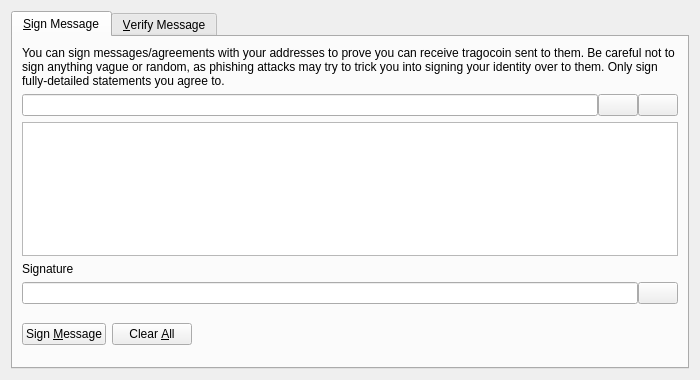
<?xml version="1.0" encoding="UTF-8"?>
<ui version="4.0">
 <class>SignVerifyMessageDialog</class>
 <widget class="QDialog" name="SignVerifyMessageDialog">
  <property name="geometry">
   <rect>
    <x>0</x>
    <y>0</y>
    <width>700</width>
    <height>380</height>
   </rect>
  </property>
  <property name="windowTitle">
   <string>Signatures - Sign / Verify a Message</string>
  </property>
  <property name="modal">
   <bool>true</bool>
  </property>
  <layout class="QVBoxLayout" name="verticalLayout">
   <item>
    <widget class="QTabWidget" name="tabWidget">
     <property name="currentIndex">
      <number>0</number>
     </property>
     <widget class="QWidget" name="tabSignMessage">
      <attribute name="title">
       <string>&amp;Sign Message</string>
      </attribute>
      <layout class="QVBoxLayout" name="verticalLayout_SM">
       <item>
        <widget class="QLabel" name="infoLabel_SM">
         <property name="text">
          <string>You can sign messages/agreements with your addresses to prove you can receive tragocoin sent to them. Be careful not to sign anything vague or random, as phishing attacks may try to trick you into signing your identity over to them. Only sign fully-detailed statements you agree to.</string>
         </property>
         <property name="textFormat">
          <enum>Qt::PlainText</enum>
         </property>
         <property name="wordWrap">
          <bool>true</bool>
         </property>
        </widget>
       </item>
       <item>
        <layout class="QHBoxLayout" name="horizontalLayout_1_SM">
         <property name="spacing">
          <number>0</number>
         </property>
         <item>
          <widget class="QValidatedLineEdit" name="addressIn_SM">
           <property name="toolTip">
            <string>The tragocoin address to sign the message with</string>
           </property>
          </widget>
         </item>
         <item>
          <widget class="QPushButton" name="addressBookButton_SM">
           <property name="toolTip">
            <string>Choose previously used address</string>
           </property>
           <property name="text">
            <string/>
           </property>
           <property name="shortcut">
            <string>Alt+A</string>
           </property>
           <property name="autoDefault">
            <bool>false</bool>
           </property>
          </widget>
         </item>
         <item>
          <widget class="QPushButton" name="pasteButton_SM">
           <property name="toolTip">
            <string>Paste address from clipboard</string>
           </property>
           <property name="text">
            <string/>
           </property>
           <property name="shortcut">
            <string>Alt+P</string>
           </property>
           <property name="autoDefault">
            <bool>false</bool>
           </property>
          </widget>
         </item>
        </layout>
       </item>
       <item>
        <widget class="QPlainTextEdit" name="messageIn_SM">
         <property name="toolTip">
          <string>Enter the message you want to sign here</string>
         </property>
        </widget>
       </item>
       <item>
        <widget class="QLabel" name="signatureLabel_SM">
         <property name="text">
          <string>Signature</string>
         </property>
         <property name="textFormat">
          <enum>Qt::PlainText</enum>
         </property>
        </widget>
       </item>
       <item>
        <layout class="QHBoxLayout" name="horizontalLayout_2_SM">
         <property name="spacing">
          <number>0</number>
         </property>
         <item>
          <widget class="QLineEdit" name="signatureOut_SM">
           <property name="font">
            <font>
             <italic>true</italic>
            </font>
           </property>
           <property name="readOnly">
            <bool>true</bool>
           </property>
          </widget>
         </item>
         <item>
          <widget class="QPushButton" name="copySignatureButton_SM">
           <property name="toolTip">
            <string>Copy the current signature to the system clipboard</string>
           </property>
           <property name="text">
            <string/>
           </property>
           <property name="autoDefault">
            <bool>false</bool>
           </property>
          </widget>
         </item>
        </layout>
       </item>
       <item>
        <layout class="QHBoxLayout" name="horizontalLayout_3_SM">
         <item>
          <widget class="QPushButton" name="signMessageButton_SM">
           <property name="toolTip">
            <string>Sign the message to prove you own this tragocoin address</string>
           </property>
           <property name="text">
            <string>Sign &amp;Message</string>
           </property>
           <property name="autoDefault">
            <bool>false</bool>
           </property>
          </widget>
         </item>
         <item>
          <widget class="QPushButton" name="clearButton_SM">
           <property name="toolTip">
            <string>Reset all sign message fields</string>
           </property>
           <property name="text">
            <string>Clear &amp;All</string>
           </property>
           <property name="autoDefault">
            <bool>false</bool>
           </property>
          </widget>
         </item>
         <item>
          <spacer name="horizontalSpacer_1_SM">
           <property name="orientation">
            <enum>Qt::Horizontal</enum>
           </property>
           <property name="sizeHint" stdset="0">
            <size>
             <width>40</width>
             <height>48</height>
            </size>
           </property>
          </spacer>
         </item>
         <item>
          <widget class="QLabel" name="statusLabel_SM">
           <property name="font">
            <font>
             <weight>75</weight>
             <bold>true</bold>
            </font>
           </property>
           <property name="text">
            <string/>
           </property>
           <property name="wordWrap">
            <bool>true</bool>
           </property>
          </widget>
         </item>
         <item>
          <spacer name="horizontalSpacer_2_SM">
           <property name="orientation">
            <enum>Qt::Horizontal</enum>
           </property>
           <property name="sizeHint" stdset="0">
            <size>
             <width>40</width>
             <height>48</height>
            </size>
           </property>
          </spacer>
         </item>
        </layout>
       </item>
      </layout>
     </widget>
     <widget class="QWidget" name="tabVerifyMessage">
      <attribute name="title">
       <string>&amp;Verify Message</string>
      </attribute>
      <layout class="QVBoxLayout" name="verticalLayout_VM">
       <item>
        <widget class="QLabel" name="infoLabel_VM">
         <property name="text">
          <string>Enter the receiver's address, message (ensure you copy line breaks, spaces, tabs, etc. exactly) and signature below to verify the message. Be careful not to read more into the signature than what is in the signed message itself, to avoid being tricked by a man-in-the-middle attack. Note that this only proves the signing party receives with the address, it cannot prove sendership of any transaction!</string>
         </property>
         <property name="textFormat">
          <enum>Qt::PlainText</enum>
         </property>
         <property name="alignment">
          <set>Qt::AlignLeading|Qt::AlignLeft|Qt::AlignTop</set>
         </property>
         <property name="wordWrap">
          <bool>true</bool>
         </property>
        </widget>
       </item>
       <item>
        <layout class="QHBoxLayout" name="horizontalLayout_1_VM">
         <property name="spacing">
          <number>0</number>
         </property>
         <item>
          <widget class="QValidatedLineEdit" name="addressIn_VM">
           <property name="toolTip">
            <string>The tragocoin address the message was signed with</string>
           </property>
          </widget>
         </item>
         <item>
          <widget class="QPushButton" name="addressBookButton_VM">
           <property name="toolTip">
            <string>Choose previously used address</string>
           </property>
           <property name="text">
            <string/>
           </property>
           <property name="shortcut">
            <string>Alt+A</string>
           </property>
           <property name="autoDefault">
            <bool>false</bool>
           </property>
          </widget>
         </item>
        </layout>
       </item>
       <item>
        <widget class="QPlainTextEdit" name="messageIn_VM"/>
       </item>
       <item>
        <widget class="QValidatedLineEdit" name="signatureIn_VM"/>
       </item>
       <item>
        <layout class="QHBoxLayout" name="horizontalLayout_2_VM">
         <item>
          <widget class="QPushButton" name="verifyMessageButton_VM">
           <property name="toolTip">
            <string>Verify the message to ensure it was signed with the specified tragocoin address</string>
           </property>
           <property name="text">
            <string>Verify &amp;Message</string>
           </property>
           <property name="autoDefault">
            <bool>false</bool>
           </property>
          </widget>
         </item>
         <item>
          <widget class="QPushButton" name="clearButton_VM">
           <property name="toolTip">
            <string>Reset all verify message fields</string>
           </property>
           <property name="text">
            <string>Clear &amp;All</string>
           </property>
           <property name="autoDefault">
            <bool>false</bool>
           </property>
          </widget>
         </item>
         <item>
          <spacer name="horizontalSpacer_1_VM">
           <property name="orientation">
            <enum>Qt::Horizontal</enum>
           </property>
           <property name="sizeHint" stdset="0">
            <size>
             <width>40</width>
             <height>48</height>
            </size>
           </property>
          </spacer>
         </item>
         <item>
          <widget class="QLabel" name="statusLabel_VM">
           <property name="font">
            <font>
             <weight>75</weight>
             <bold>true</bold>
            </font>
           </property>
           <property name="text">
            <string/>
           </property>
           <property name="wordWrap">
            <bool>true</bool>
           </property>
          </widget>
         </item>
         <item>
          <spacer name="horizontalSpacer_2_VM">
           <property name="orientation">
            <enum>Qt::Horizontal</enum>
           </property>
           <property name="sizeHint" stdset="0">
            <size>
             <width>40</width>
             <height>48</height>
            </size>
           </property>
          </spacer>
         </item>
        </layout>
       </item>
      </layout>
     </widget>
    </widget>
   </item>
  </layout>
 </widget>
 <customwidgets>
  <customwidget>
   <class>QValidatedLineEdit</class>
   <extends>QLineEdit</extends>
   <header>qvalidatedlineedit.h</header>
  </customwidget>
 </customwidgets>
 <resources>
  <include location="../tragocoin.qrc"/>
 </resources>
 <connections/>
</ui>
